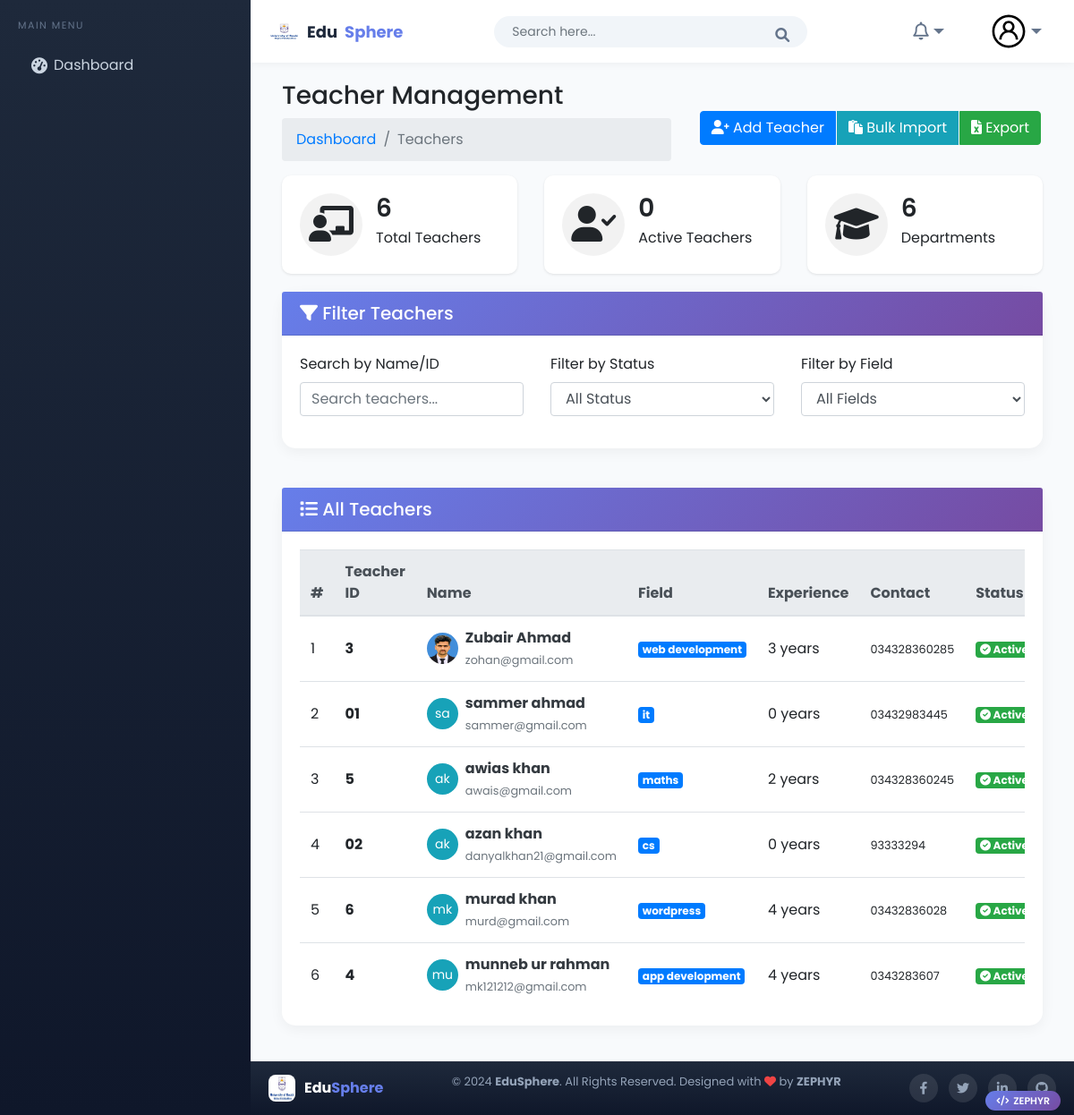
Before: /teachers with the older database file.
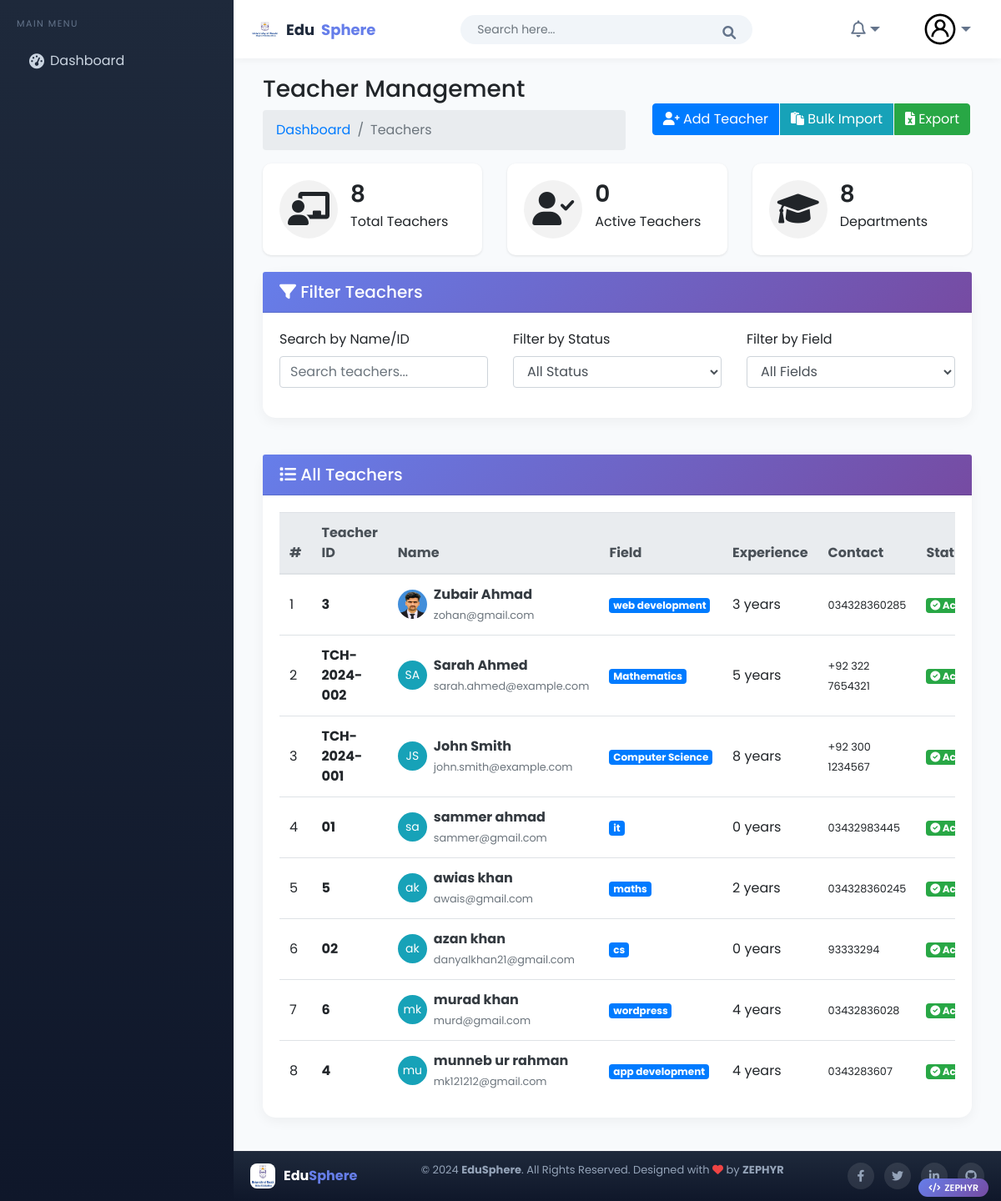
After: the same page with the newer database file.
### teachers/models.py (models this page shows, shortened)
class Teacher(models.Model):  #
    user = models.OneToOneField(CustomUser, on_delete=models.CASCADE, related_name="teacher", null=True, blank=True)
    first_name = models.CharField(max_length=100)
    last_name = models.CharField(max_length=100)
    father_name = models.CharField(max_length=100)
    teacher_id = models.CharField(max_length=20, unique=True)
    gender = models.CharField(max_length=10, choices=[('Male','Male'),('Female','Female'),('Others','Others')], blank=True, null=True)
    date_of_birth = models.DateField(null=True, blank=True)
    salary = models.DecimalField(max_digits=10, decimal_places=2,blank=True,null=True)
    religion = models.CharField(max_length=50, blank=True)
    joining_date = models.DateField(null=True, blank=True)
    mobile_number = models.CharField(max_length=15)
    email = models.EmailField(max_length=100)
    field = models.CharField(max_length=50, verbose_name="Specialization")
    experience = models.PositiveIntegerField(blank=True,null=True)
    teacher_image = models.ImageField(upload_to='teachers/', blank=True)
    slug = models.SlugField(max_length=255, unique=True, blank=True)
    is_active = models.BooleanField(default=True)
    role = models.CharField(max_length=50, blank=True, default="Teacher")
    class Meta:
        ordering = ['first_name', 'last_name']
        verbose_name = "Teacher"
        verbose_name_plural = "Teachers"

### teachers/views.py (the view)
# urls.py: path("", views.teacher_list, name="teacher_list"),
def teacher_list(request):
    teachers = Teacher.objects.all().order_by('last_name', 'first_name')
    total_teachers = teachers.count()
    context = {
        "teachers": teachers,
        "total_teachers": total_teachers,
    }
    return render(request, "teacher/teachers.html", context)

### templates/teacher/teachers.html (shortened to what this page needs)
{% extends 'Home/base.html' %}
{% load static %}
{% block body %}
<div class="page-wrapper">
    <div class="content container-fluid">
        <div class="page-header">
            <div class="row align-items-center">
                <div class="col">
                    <h3 class="page-title">Teacher Management</h3>
                    <ul class="breadcrumb">
                        <li class="breadcrumb-item"><a href="{% url 'index' %}">Dashboard</a></li>
                        <li class="breadcrumb-item active">Teachers</li>
                    </ul>
                </div>
                <div class="col-auto">
                    <div class="btn-group">
                        <a href="{% url 'add_teacher' %}" class="btn btn-primary">
                            <i class="fas fa-user-plus"></i> Add Teacher
                        </a>
                        <a href="{% url 'bulk_paste_teachers' %}" class="btn btn-info">
                            <i class="fas fa-paste"></i> Bulk Import
                        </a>
                        <a href="{% url 'export_teachers_excel' %}" class="btn btn-success">
                            <i class="fas fa-file-excel"></i> Export
                        </a>
                    </div>
                </div>
            </div>
        </div>
        <div class="row">
            <div class="col-md-4">
                <div class="card dash-widget">
                    <div class="card-body">
                        <span class="dash-widget-icon"><i class="fas fa-chalkboard-teacher"></i></span>
                        <div class="dash-widget-info">
                            <h3>{{ total_teachers|default:teachers.count }}</h3>
                            <span>Total Teachers</span>
                        </div>
                    </div>
                </div>
            </div>
            <div class="col-md-4">
                <div class="card dash-widget">
                    <div class="card-body">
                        <span class="dash-widget-icon"><i class="fas fa-user-check"></i></span>
                        <div class="dash-widget-info">
                            <h3>{{ active_teachers|default:0 }}</h3>
                            <span>Active Teachers</span>
                        </div>
                    </div>
                </div>
            </div>
            <div class="col-md-4">
                <div class="card dash-widget">
                    <div class="card-body">
                        <span class="dash-widget-icon"><i class="fas fa-graduation-cap"></i></span>
                        <div class="dash-widget-info">
                            <h3>{{ teachers|length }}</h3>
                            <span>Departments</span>
                        </div>
                    </div>
                </div>
            </div>
        </div>
        <div class="row mb-4">
            <div class="col-md-12">
                <div class="card">
                    <div class="card-header">
                        <h5 class="card-title mb-0">
                            <i class="fas fa-filter"></i> Filter Teachers
                        </h5>
                    </div>
                    <div class="card-body">
                        <div class="row">
                            <div class="col-md-4">
                                <div class="form-group">
                                    <label>Search by Name/ID</label>
                                    <input type="text" id="searchInput" class="form-control" placeholder="Search teachers...">
                                </div>
                            </div>
                            <div class="col-md-4">
                                <div class="form-group">
                                    <label>Filter by Status</label>
                                    <select id="statusFilter" class="form-control">
                                        <option value="">All Status</option>
                                    </select>
                                </div>
                            </div>
                            <div class="col-md-4">
                                <div class="form-group">
                                    <label>Filter by Field</label>
                                    <select id="fieldFilter" class="form-control">
                                        <option value="">All Fields</option>
                                    </select>
                                </div>
                            </div>
                        </div>
                    </div>
                </div>
            </div>
        </div>
        <div class="row">
            <div class="col-sm-12">
                <div class="card card-table">
                    <div class="card-header">
                        <h5 class="card-title mb-0">
                            <i class="fas fa-list"></i> All Teachers
                        </h5>
                    </div>
                    <div class="card-body">
                        <div class="table-responsive">
                            <table class="table table-hover table-center mb-0" id="teachersTable">
                                <thead class="thead-light">
                                    <tr>
                                        <th>#</th>
                                        <th>Teacher ID</th>
                                        <th>Name</th>
                                        <th>Field</th>
                                        <th>Experience</th>
                                        <th>Contact</th>
                                        <th>Status</th>
                                    </tr>
                                </thead>
                                <tbody>
                                    {% for teacher in teachers %}
                                    <tr data-field="{{ teacher.field }}" data-status="active" data-name="{{ teacher.first_name }} {{ teacher.last_name }}" data-experience="{{ teacher.experience|default:0 }}">
                                        <td>{{ forloop.counter }}</td>
                                        <td><span class="font-weight-bold">{{ teacher.teacher_id }}</span></td>
                                        <td>
                                            <div class="d-flex align-items-center">
                                                {% if teacher.teacher_image %}
                                                <a href="{% url 'view_teacher' teacher.teacher_id %}" class="avatar avatar-sm mr-2">
                                                    <img class="avatar-img rounded-circle" src="{{ teacher.teacher_image.url }}" width="35" height="35">
                                                </a>
                                                {% else %}
                                                <div class="avatar-img rounded-circle bg-info text-white d-flex align-items-center justify-content-center mr-2" style="width:35px;height:35px;">
                                                    <span style="font-size:14px;">{{ teacher.first_name|slice:":1" }}{{ teacher.last_name|slice:":1" }}</span>
                                                </div>
                                                {% endif %}
                                                <div>
                                                    <a href="{% url 'view_teacher' teacher.teacher_id %}" class="font-weight-bold text-dark">
                                                        {{ teacher.first_name }} {{ teacher.last_name }}
                                                    </a>
                                                    <br>
                                                    <small class="text-muted">{{ teacher.email }}</small>
                                                </div>
                                            </div>
                                         </td>
                                        <td><span class="badge badge-primary">{{ teacher.field|default:"N/A"|truncatechars:20 }}</span></td>
                                        <td>{{ teacher.experience|default:0 }} years</td>
                                        <td><small>{{ teacher.mobile_number|default:"N/A" }}</small></td>
                                        <td>
                                            <span class="badge badge-success"><i class="fas fa-check-circle"></i> Active</span>
                                         </td>
                                    </tr>
                                    {% endfor %}
                                </tbody>
                            </table>
                        </div>
                    </div>
                </div>
            </div>
        </div>
    </div>
</div>
{% endblock %}

### templates/Home/base.html (shortened to what this page needs)
{% load static %}
<!DOCTYPE html>
<html lang="en">
<head>
    <link rel="stylesheet" href="{% static 'assets/plugins/bootstrap/css/bootstrap.min.css' %}">
    <link rel="stylesheet" href="https://cdnjs.cloudflare.com/ajax/libs/font-awesome/6.0.0/css/all.min.css">
</head>
<body>
    <div class="sidebar" id="sidebar">
        <div class="sidebar-menu">
            <ul>
                <li class="menu-title">Main Menu</li>
                <li><a href="{% url 'dashboard' %}"><i class="fas fa-tachometer-alt"></i> <span>Dashboard</span></a></li>
            </ul>
        </div>
    </div>
    <div class="header">
        <div class="header-left">
            <a href="{% url 'dashboard' %}" class="logo">
                <img src="{% static 'assets/images/uni logo.jpg' %}" alt="LMS">
                <span>Edu<span>Sphere</span></span>
            </a>
        </div>
        <div class="top-nav-search">
            <form>
                <input type="text" class="form-control" placeholder="Search here...">
                <button class="btn" type="submit"><i class="fas fa-search"></i></button>
            </form>
        </div>
        <ul class="nav user-menu">
            <li class="nav-item dropdown noti-dropdown">
                <a href="#" class="dropdown-toggle nav-link" data-toggle="dropdown">
                    <i class="far fa-bell"></i>
                </a>
            </li>
            <li class="nav-item dropdown has-arrow">
                <a href="#" class="dropdown-toggle nav-link" data-toggle="dropdown">
                    <span class="user-img">
                        <img class="rounded-circle" src="{% static 'assets/images/usericion.svg' %}" width="40" alt="User">
                    </span>
                </a>
            </li>
        </ul>
    </div>
    <div class="main-content">
        {% block body %}{% endblock %}
    </div>
    <footer class="footer">
        <div class="footer-content">
            <div class="footer-logo">
                <img src="{% static 'assets/images/uni logo.jpg' %}" alt="Logo">
                <span>Edu<span>Sphere</span></span>
            </div>
            <div class="footer-text">
                <p>© 2024 <strong>EduSphere</strong>. All Rights Reserved. Designed with <i class="fas fa-heart"></i> by <strong>ZEPHYR</strong></p>
            </div>
            <div class="footer-social">
                <a href="#"><i class="fab fa-facebook-f"></i></a>
                <a href="#"><i class="fab fa-twitter"></i></a>
                <a href="#"><i class="fab fa-linkedin-in"></i></a>
                <a href="#"><i class="fab fa-github"></i></a>
            </div>
        </div>
        <div class="zephyr-badge" style="position: absolute; bottom: 5px; right: 15px;">
            <i class="fas fa-code"></i> ZEPHYR
        </div>
    </footer>
</body>
</html>

Changed rows visible on the page:
added Teacher: teacher_id "TCH-2024-002", first_name "S", last_name "A", first_name "Sarah", last_name "Ahmed", email "sarah.ahmed@example.com", field "Mathematics", experience "5", mobile_number "+92 322 7654321"
added Teacher: teacher_id "TCH-2024-001", first_name "J", last_name "S", first_name "John", last_name "Smith", email "john.smith@example.com", field "Computer Science", experience "8", mobile_number "+92 300 1234567"
Other visible differences:
{{ total_teachers|default:teachers.count }}: "6" → "8"
{{ teachers|length }}: "6" → "8"
